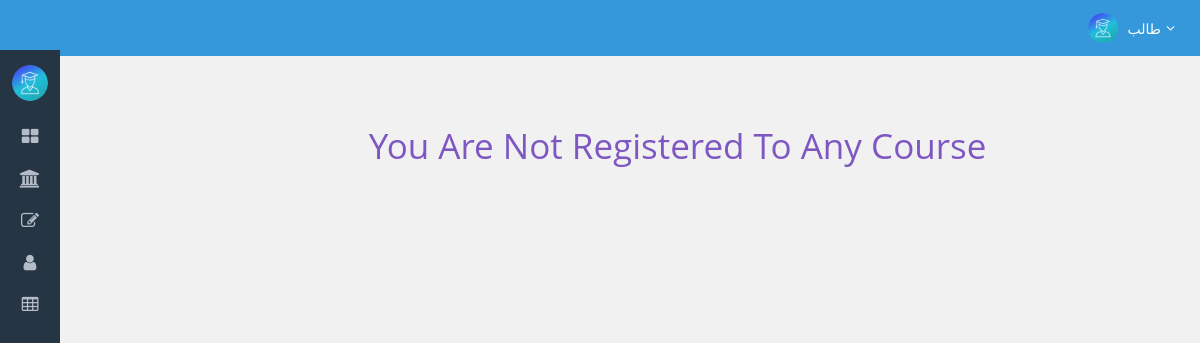
/grades/home/ (signed in), run on an earlier commit of the app's database.
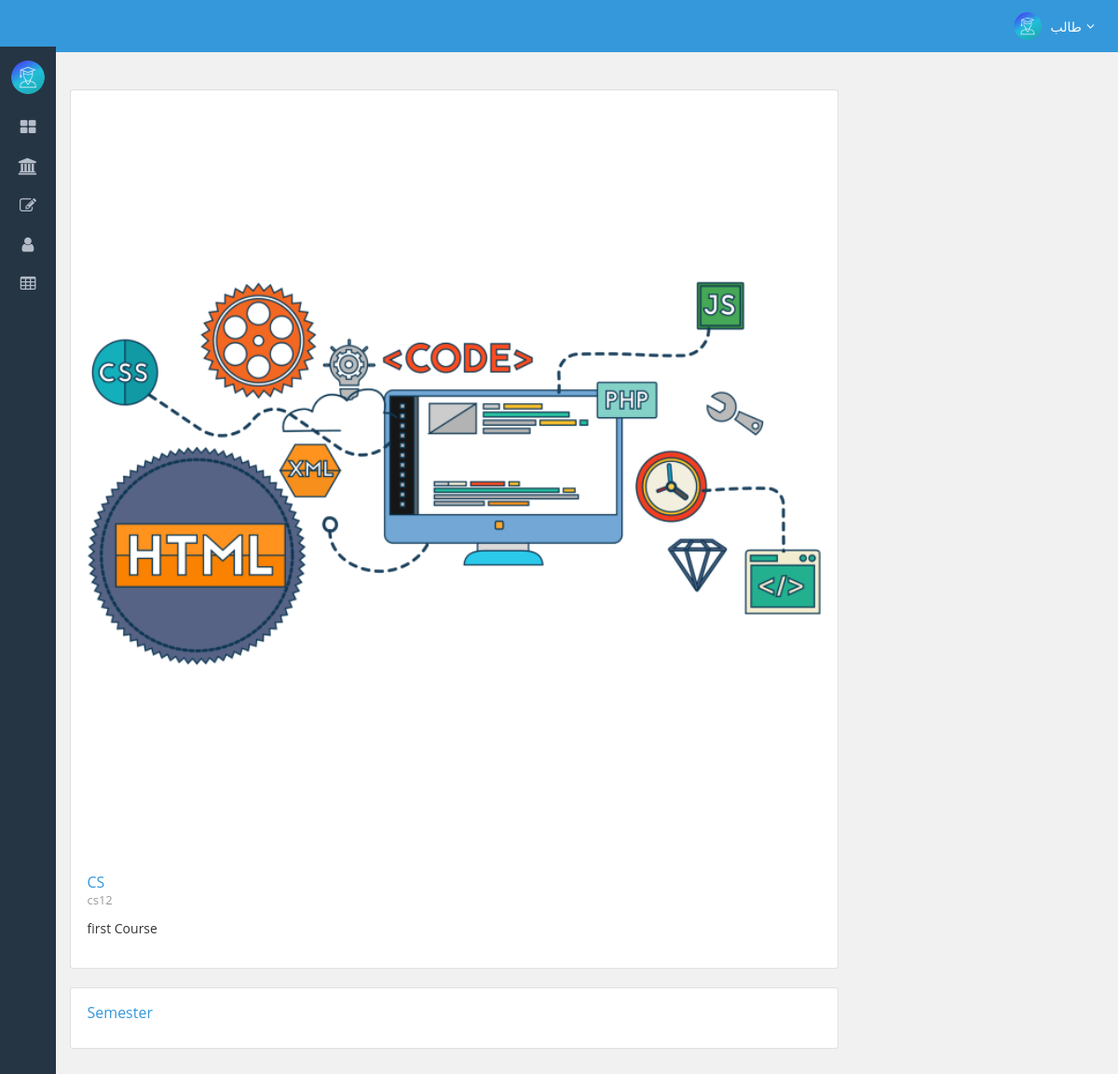
And on a later commit of the database.
### courses/models.py (models this page shows, shortened)
class Course(models.Model):
    name = models.CharField(max_length=30)
    professor = models.ManyToManyField(User, related_name="tutoring", limit_choices_to={"is_prof": True})
    students = models.ManyToManyField(User, related_name="courses", blank=True, limit_choices_to={"is_prof": False})
    course_image = models.ImageField(
        upload_to=PathAndRename("images\\course_images"), default="images\\course_images\\default.png"
    )
    course_code = models.CharField(verbose_name="Course Code", max_length=6, unique=True, null=True, blank=True)
    description = RichTextField(null=True, blank=True)
    class Meta:
        indexes = [models.Index(name="code_index", fields=["course_code"])]

### grades/views.py (the view)
# urls.py: path('grades/home/',grades_home,name='grades-home'),
@login_required
def grades_home(request):
    courses = Course.objects.filter(students__id=request.user.id).all()
    return render(request, "grade/home.html",context={"courses":courses})

### templates/grade/home.html (shortened to what this page needs)
{%extends 'index.html'%}
{%load static%}
{%block content%}
<div class="page-content fade-in-up">
    <div class="row">
        {%if courses%}
        {%for course in courses%}
        <div class="col-md-9">
            <div class="card-deck">
                <div class="card">
                    <img class="card-img-top" src="{%static course.course_image.url%}" alt="">
                    <div class="card-body">
                        <a href="{%url 'course-grade' course.course_code%}">
                            <h5 class="card-title">{{course.name}}</h5>
                        </a>
                        <div class="text-muted card-subtitle">{{course.course_code}}</div>
                        <div>{{course.description|safe}}</div>
                    </div>
                </div>
            </div>
        </div>
        {%endfor%}
        <div class="col-md-9 m-t-20">
            <div class="card-deck">
                <div class="card">
                    <div class="card-body">
                        <a href="{%url 'semester-grade' year=2021 semester='1ST' %}">
                            <h5 class="card-title">Semester</h5>
                        </a>
                    </div>
                </div>
            </div>
        </div>
        {%else%}
        <h1 style="position: absolute;transform:translate(50%,70%);text-transform: capitalize;color: #7E57C2;">You Are
            Not Registered to any course</h1>
        {%endif%}
    </div>
</div>
{%endblock%}

What changed in the data, as far as the page shows it:
now on this page (row edited): Course: name "CS", course_code "cs12", description "first Course"
Also different on the page:
text no longer shown: "You Are Not Registered To Any Course"
text now shown: "Semester"
